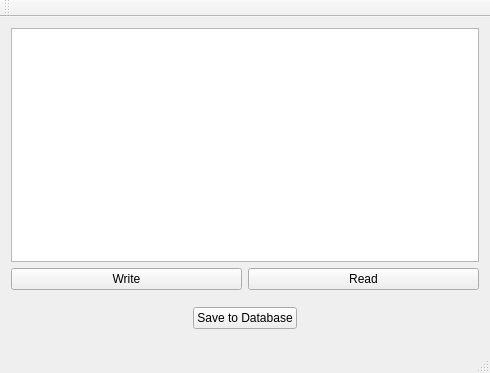
<?xml version="1.0" encoding="UTF-8"?>
<ui version="4.0">
 <class>MainWindow</class>
 <widget class="QMainWindow" name="MainWindow">
  <property name="geometry">
   <rect>
    <x>0</x>
    <y>0</y>
    <width>490</width>
    <height>373</height>
   </rect>
  </property>
  <property name="windowTitle">
   <string>MainWindow</string>
  </property>
  <widget class="QWidget" name="centralWidget">
   <layout class="QVBoxLayout" name="verticalLayout_2">
    <item>
     <layout class="QVBoxLayout" name="verticalLayout">
      <item>
       <widget class="QPlainTextEdit" name="plainTextEdit"/>
      </item>
      <item>
       <layout class="QHBoxLayout" name="horizontalLayout">
        <item>
         <widget class="QPushButton" name="btnWrite">
          <property name="text">
           <string>Write</string>
          </property>
         </widget>
        </item>
        <item>
         <widget class="QPushButton" name="btnRead">
          <property name="text">
           <string>Read</string>
          </property>
         </widget>
        </item>
       </layout>
      </item>
     </layout>
    </item>
    <item>
     <widget class="QWidget" name="widget" native="true">
      <layout class="QHBoxLayout" name="horizontalLayout_2">
       <item>
        <spacer name="horizontalSpacer">
         <property name="orientation">
          <enum>Qt::Horizontal</enum>
         </property>
         <property name="sizeHint" stdset="0">
          <size>
           <width>171</width>
           <height>20</height>
          </size>
         </property>
        </spacer>
       </item>
       <item>
        <widget class="QPushButton" name="btnSave">
         <property name="text">
          <string>Save to Database</string>
         </property>
        </widget>
       </item>
       <item>
        <spacer name="horizontalSpacer_2">
         <property name="orientation">
          <enum>Qt::Horizontal</enum>
         </property>
         <property name="sizeHint" stdset="0">
          <size>
           <width>171</width>
           <height>20</height>
          </size>
         </property>
        </spacer>
       </item>
      </layout>
     </widget>
    </item>
   </layout>
  </widget>
  <widget class="QMenuBar" name="menuBar">
   <property name="geometry">
    <rect>
     <x>0</x>
     <y>0</y>
     <width>490</width>
     <height>20</height>
    </rect>
   </property>
  </widget>
  <widget class="QToolBar" name="mainToolBar">
   <attribute name="toolBarArea">
    <enum>TopToolBarArea</enum>
   </attribute>
   <attribute name="toolBarBreak">
    <bool>false</bool>
   </attribute>
  </widget>
  <widget class="QStatusBar" name="statusBar"/>
 </widget>
 <layoutdefault spacing="6" margin="11"/>
 <resources/>
 <connections/>
</ui>
